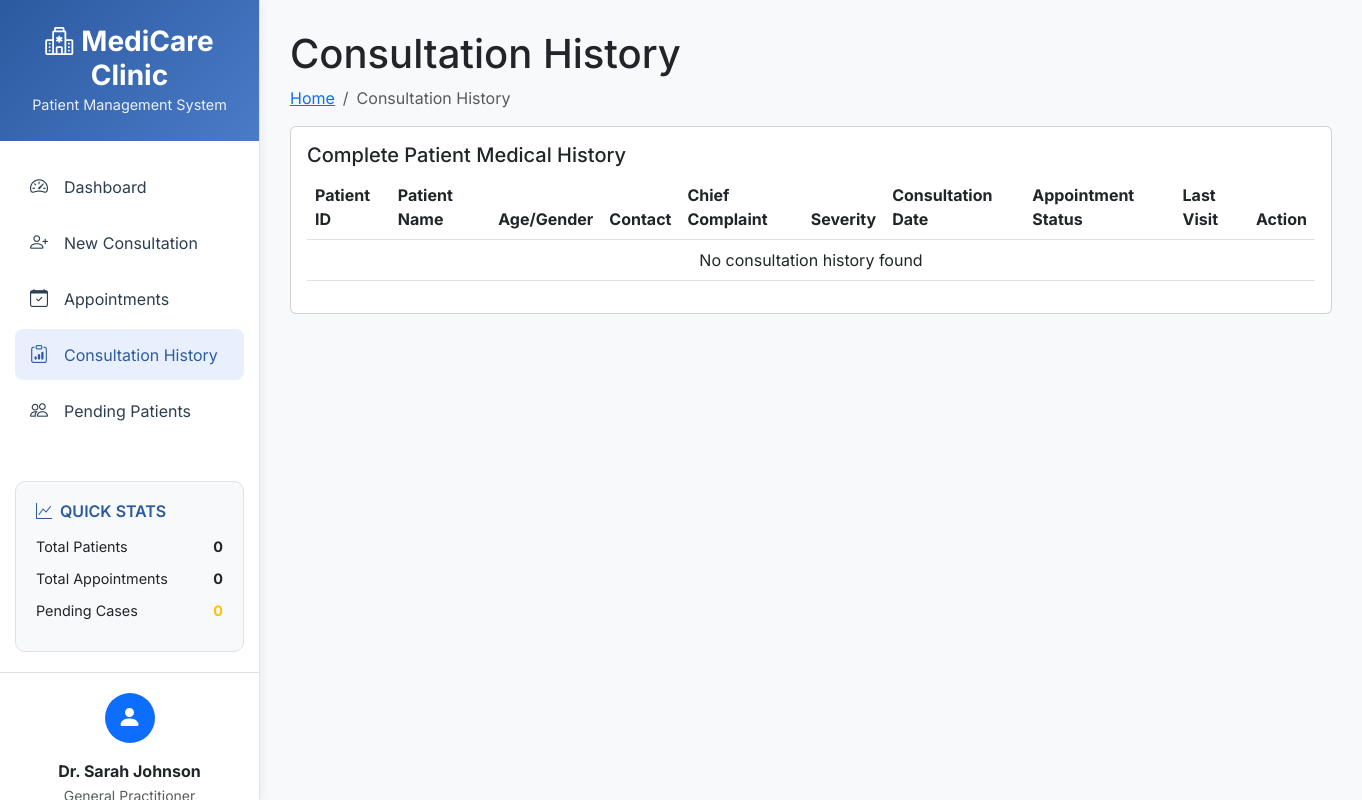
The app's page /modules/consultation_history.php, older data.
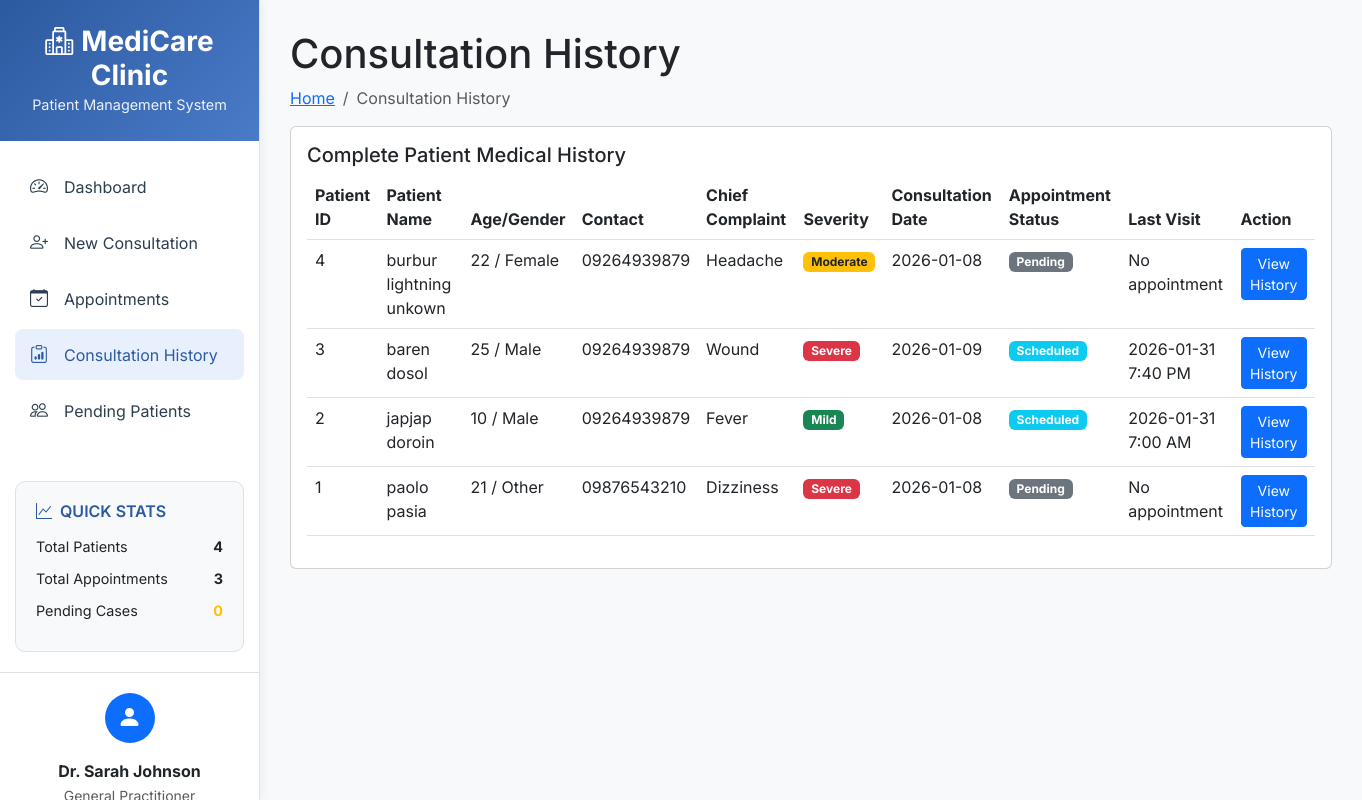
The same page, newer data.
### tables this page shows
CREATE TABLE `consultation_form` (
  `patient_id` int(11) NOT NULL,
  `fname` varchar(255) DEFAULT NULL,
  `lname` varchar(255) DEFAULT NULL,
  `dob` date DEFAULT NULL,
  `age` int(11) DEFAULT NULL,
  `gender` enum('Male','Female','Other') DEFAULT NULL,
  `contact_no` varchar(50) DEFAULT NULL,
  `barangay` enum('Agusan','Baikingon','Balubal','Balulang','Bayabas','Bayanga','Besigan','Bonbon','Bugo','Bulua','Camaman‑an','Canito‑an','Carmen','Consolacion','Cugman','Dansolihon','F.S. Catanico','Gusa','Indahag','Iponan','Kauswagan','Lapasan','Lumbia','Macabalan','Macasandig','Mambuaya','Nazareth','Patag','Pagalungan','Pagatpat','Pigsag‑an','Poblacion','Puerto','Puntod','San Simon','Tablon','Taglimao','Tagpangi','Tignapoloan','Tuburan','Tumpagon') DEFAULT NULL,
  `city` varchar(100) DEFAULT NULL,
  `email_address` varchar(255) DEFAULT NULL,
  `chief_complaint` text DEFAULT NULL,
  `description` text DEFAULT NULL,
  `date_started` date DEFAULT NULL,
  `severerity_level` enum('Mild','Moderate','Severe') DEFAULT NULL,
  `associated_symptoms` text DEFAULT NULL
);

CREATE TABLE `appointments` (
  `appointment_id` int(11) NOT NULL,
  `patient_id` int(11) DEFAULT NULL,
  `patient_name` varchar(255) DEFAULT NULL,
  `chief_complaint` varchar(255) DEFAULT NULL,
  `description` text DEFAULT NULL,
  `email` varchar(255) DEFAULT NULL,
  `clinic_location` varchar(255) DEFAULT NULL,
  `schedule_date` date DEFAULT NULL,
  `schedule_time` time DEFAULT NULL,
  `created_at` timestamp NOT NULL DEFAULT current_timestamp(),
  `status` enum('Scheduled') DEFAULT NULL,
  `assessment_completed` tinyint(1) DEFAULT 0,
  `diagnosis_completed` tinyint(1) DEFAULT 0,
  `prescription_completed` tinyint(1) DEFAULT 0
);

### modules/consultation_history.php (the view, shortened to what this page needs)
<?php
require_once '../includes/connection.php';
require_once '../includes/header.php';
$sql = "SELECT
    cf.patient_id,
    cf.fname,
    cf.lname,
    cf.dob,
    cf.age,
    cf.gender,
    cf.contact_no,
    cf.barangay,
    cf.city,
    cf.email_address,
    cf.chief_complaint,
    cf.description,
    cf.date_started,
    cf.severerity_level,
    cf.associated_symptoms,
    a.appointment_id,
    a.clinic_location,
    a.schedule_date,
    a.schedule_time,
    a.created_at as appointment_created
FROM consultation_form cf
LEFT JOIN appointments a ON cf.patient_id = a.patient_id
ORDER BY cf.patient_id DESC, a.schedule_date DESC";
$result = $conn->query($sql);
?>
<div class="pagetitle">
  <h1>Consultation History</h1>
  <nav>
    <ol class="breadcrumb">
      <li class="breadcrumb-item"><a href="../index.php">Home</a></li>
      <li class="breadcrumb-item active">Consultation History</li>
    </ol>
  </nav>
</div>
<section class="section">
  <div class="row">
    <div class="col-lg-12">
      <div class="card">
        <div class="card-body">
          <h5 class="card-title">Complete Patient Medical History</h5>
          <table class="table datatable">
            <thead>
              <tr>
                <th>Patient ID</th>
                <th>Patient Name</th>
                <th>Age/Gender</th>
                <th>Contact</th>
                <th>Chief Complaint</th>
                <th>Severity</th>
                <th>Consultation Date</th>
                <th>Appointment Status</th>
                <th>Last Visit</th>
                <th>Action</th>
              </tr>
            </thead>
            <tbody>
              <?php
              if ($result->num_rows > 0) {
                  $current_patient = null;
                  while($row = $result->fetch_assoc()) {
                      if ($current_patient != $row["patient_id"]) {
                          $current_patient = $row["patient_id"];
                          echo "<tr>";
                          echo "<td>" . $row["patient_id"] . "</td>";
                          echo "<td>" . $row["fname"] . " " . $row["lname"] . "</td>";
                          echo "<td>" . $row["age"] . " / " . ucfirst($row["gender"]) . "</td>";
                          echo "<td>" . $row["contact_no"] . "</td>";
                          echo "<td>" . ucfirst(str_replace('_', ' ', $row["chief_complaint"])) . "</td>";
                          echo "<td>";
                          $severity = strtolower(trim($row["severerity_level"]));
                          if ($severity == 'mild') {
                              echo "<span class='badge bg-success'>Mild</span>";
                          } elseif ($severity == 'moderate') {
                              echo "<span class='badge bg-warning text-dark'>Moderate</span>";
                          } elseif ($severity == 'severe') {
                              echo "<span class='badge bg-danger'>Severe</span>";
                          } else {
                              echo "<span class='badge bg-secondary'>" . ucfirst($severity) . "</span>";
                          }
                          echo "</td>";
                          echo "<td>" . $row["date_started"] . "</td>";
                          echo "<td>";
                          if ($row["appointment_id"]) {
                              echo "<span class='badge bg-info'>Scheduled</span>";
                          } else {
                              echo "<span class='badge bg-secondary'>Pending</span>";
                          }
                          echo "</td>";
                          echo "<td>";
                          if ($row["schedule_date"]) {
                              echo $row["schedule_date"] . " " . date('g:i A', strtotime($row["schedule_time"]));
                          } else {
                              echo "No appointment";
                          }
                          echo "</td>";
                          echo "<td>";
                          echo "<button class='btn btn-primary btn-sm' onclick='viewHistory(" . $row["patient_id"] . ")'>View History</button>";
                          echo "</td>";
                          echo "</tr>";
                      }
                  }
              } else {
                  echo "<tr><td colspan='10' class='text-center'>No consultation history found</td></tr>";
              }
              ?>
            </tbody>
          </table>
        </div>
      </div>
    </div>
  </div>
</section>
<?php
require_once '../includes/footer.php';
?>

### includes/header.php (shortened to what this page needs)
<!DOCTYPE html>
<html lang="en">
<head>
    <link href="https://cdn.jsdelivr.net/npm/bootstrap@5.3.0/dist/css/bootstrap.min.css" rel="stylesheet">
    <link rel="stylesheet" href="https://cdn.jsdelivr.net/npm/bootstrap-icons@1.10.0/font/bootstrap-icons.css">
</head>
<body>
    <div class="app-container">
        <div class="sidebar">
            <div class="logo-area">
                <h3><i class="bi bi-hospital me-2"></i>MediCare Clinic</h3>
                <small>Patient Management System</small>
            </div>
            <div class="nav-menu">
                <div class="nav-item">
                    <a href="../index.php" class="nav-link <?php echo (basename($_SERVER['PHP_SELF']) == 'index.php') ? 'active' : ''; ?>">
                        <i class="bi bi-speedometer2"></i> Dashboard
                    </a>
                </div>
                <div class="nav-item">
                    <a href="consultation_form.php" class="nav-link <?php echo (basename($_SERVER['PHP_SELF']) == 'consultation_form.php') ? 'active' : ''; ?>">
                        <i class="bi bi-person-plus"></i> New Consultation
                    </a>
                </div>
                <div class="nav-item">
                    <a href="appointments.php" class="nav-link <?php echo (basename($_SERVER['PHP_SELF']) == 'appointments.php') ? 'active' : ''; ?>">
                        <i class="bi bi-calendar-check"></i> Appointments
                        <?php
                        if (isset($conn)) {
                            $sql = "SELECT COUNT(*) as count FROM appointments WHERE schedule_date = CURDATE()";
                            $result = @$conn->query($sql);
                            if ($today_count > 0): ?>
                            <?php endif;
                        }
                        ?>
                    </a>
                </div>
                <div class="nav-item">
                    <a href="consultation_history.php" class="nav-link <?php echo (basename($_SERVER['PHP_SELF']) == 'consultation_history.php') ? 'active' : ''; ?>">
                        <i class="bi bi-clipboard-data"></i> Consultation History
                    </a>
                </div>
                <div class="nav-item">
                    <a href="pending_patient.php" class="nav-link <?php echo (basename($_SERVER['PHP_SELF']) == 'pending_patient.php') ? 'active' : ''; ?>">
                        <i class="bi bi-people"></i> Pending Patients
                    </a>
                </div>
            </div>
            <div class="quick-stats">
                <h6><i class="bi bi-graph-up me-2"></i>QUICK STATS</h6>
                <?php
                if (isset($conn)) {
                    $total_patients = 0;
                    $total_appointments = 0;
                    $pending_cases = 0;
                    $sql1 = "SELECT COUNT(*) as count FROM consultation_form";
                    $result1 = @$conn->query($sql1);
                    if ($result1 && $result1->num_rows > 0) {
                        $row1 = $result1->fetch_assoc();
                        $total_patients = $row1['count'];
                    }
                    $sql2 = "SELECT COUNT(*) as count FROM appointments";
                    $result2 = @$conn->query($sql2);
                    if ($result2 && $result2->num_rows > 0) {
                        $row2 = $result2->fetch_assoc();
                        $total_appointments = $row2['count'];
                    }
                    $sql3 = "SELECT COUNT(*) as count FROM appointments WHERE status = 'Scheduled'";
                    $result3 = @$conn->query($sql3);
                    if ($result3 && $result3->num_rows > 0) {
                        $row3 = $result3->fetch_assoc();
                        $pending_cases = $row3['count'];
                    }
                }
                ?>
                <div class="stat-item">
                    <span>Total Patients</span>
                    <strong><?php echo $total_patients; ?></strong>
                </div>
                <div class="stat-item">
                    <span>Total Appointments</span>
                    <strong><?php echo $total_appointments; ?></strong>
                </div>
                <div class="stat-item">
                    <span>Pending Cases</span>
                    <strong class="text-warning"><?php echo $pending_cases; ?></strong>
                </div>
            </div>
            <div class="doctor-profile">
                <div class="mb-3">
                    <div class="rounded-circle bg-primary d-inline-flex align-items-center justify-content-center"
                         style="width: 50px; height: 50px;">
                        <i class="bi bi-person-fill text-white" style="font-size: 24px;"></i>
                    </div>
                </div>
                <div class="fw-bold">Dr. Sarah Johnson</div>
                <small class="text-muted">General Practitioner</small>
            </div>
        </div>
        <div class="main-content">
            <div class="content-wrapper">

### includes/footer.php (shortened to what this page needs)
</body>
</html>

### includes/header.php (style rules this page uses)
:root { --primary-blue: #2c5aa0; --light-blue: #4a7bc8; --pale-blue: #e8f0fe; --white: #ffffff; --light-gray: #f8f9fa; --text-dark: #2c3e50; --border-color: #dee2e6; }
body { font-family: 'Inter', sans-serif; background-color: #f5f7fb; margin: 0; padding: 0; }
.app-container { display: flex; min-height: 100vh; }
.sidebar { width: 260px; background: var(--white); border-right: 1px solid var(--border-color); box-shadow: 2px 0 10px rgba(0,0,0,0.05); position: fixed; height: 100vh; overflow-y: auto; z-index: 1000; }
.logo-area { padding: 25px; background: linear-gradient(135deg, var(--primary-blue), var(--light-blue)); color: white; text-align: center; }
.logo-area h3 { margin: 0; font-weight: 700; }
.logo-area small { opacity: 0.9; font-size: 0.9rem; }
.nav-menu { padding: 20px 0; }
.nav-item { padding: 0 15px; margin-bottom: 5px; }
.nav-link { padding: 12px 15px; color: var(--text-dark); border-radius: 8px; text-decoration: none; display: flex; align-items: center; transition: all 0.3s; }
.nav-link:hover, .nav-link.active { background-color: var(--pale-blue); color: var(--primary-blue); }
.nav-link i { width: 24px; margin-right: 10px; font-size: 18px; }
.quick-stats { padding: 20px; margin: 20px 15px; background: var(--light-gray); border-radius: 10px; border: 1px solid var(--border-color); }
.quick-stats h6 { color: var(--primary-blue); margin-bottom: 15px; font-weight: 600; }
.stat-item { display: flex; justify-content: space-between; margin-bottom: 10px; font-size: 0.9rem; }
.doctor-profile { padding: 20px; text-align: center; border-top: 1px solid var(--border-color); }
.main-content { flex: 1; margin-left: 260px; background-color: var(--light-gray); min-height: 100vh; }
.content-wrapper { padding: 30px; }

Row changes from the older to the newer data that the page shows:
added consultation_form: patient_id "4", fname "burbur", lname "lightning unkown", age "22", gender "Female", contact_no "09264939879", chief_complaint "Headache", severerity_level "Moderate", date_started "2026-01-08", shows "Pending", shows "No appointment"
added appointments: patient.patient_id "3", patient.fname "baren", patient.lname "dosol", patient.age "25", patient.gender "Male", patient.contact_no "09264939879", patient.chief_complaint "Wound", shows "Severe", patient.date_started "2026-01-09", shows "Scheduled", schedule_date "2026-01-31", schedule_time "7:40 PM"
added appointments: patient.patient_id "2", patient.fname "japjap", patient.lname "doroin", patient.age "10", patient.gender "Male", patient.contact_no "09264939879", patient.chief_complaint "Fever", shows "Mild", patient.date_started "2026-01-08", shows "Scheduled", schedule_date "2026-01-31", schedule_time "7:00 AM"
added consultation_form: patient_id "1", fname "paolo", lname "pasia", age "21", gender "Other", contact_no "09876543210", chief_complaint "Dizziness", severerity_level "Severe", date_started "2026-01-08", shows "Pending", shows "No appointment"
Text that changed along with them:
$total_patients: "0" → "4"
$total_appointments: "0" → "3"
text no longer shown: "No consultation history found"
